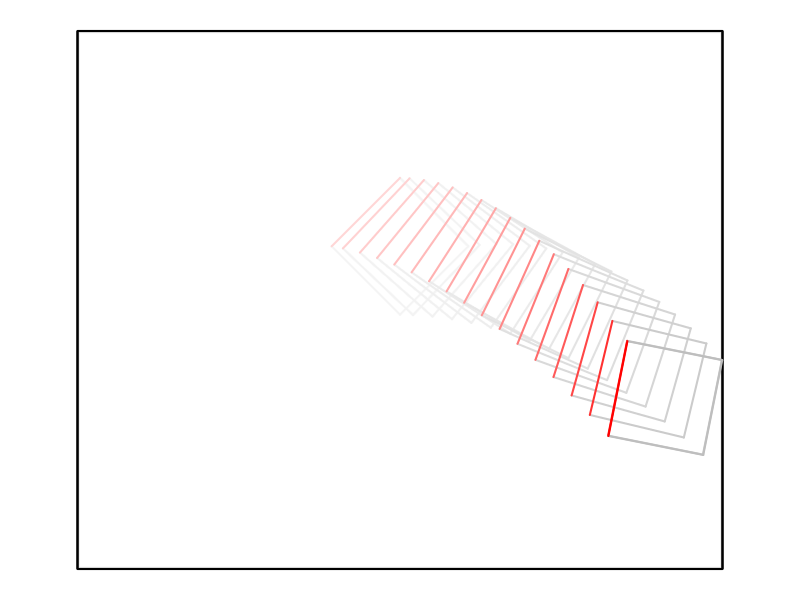
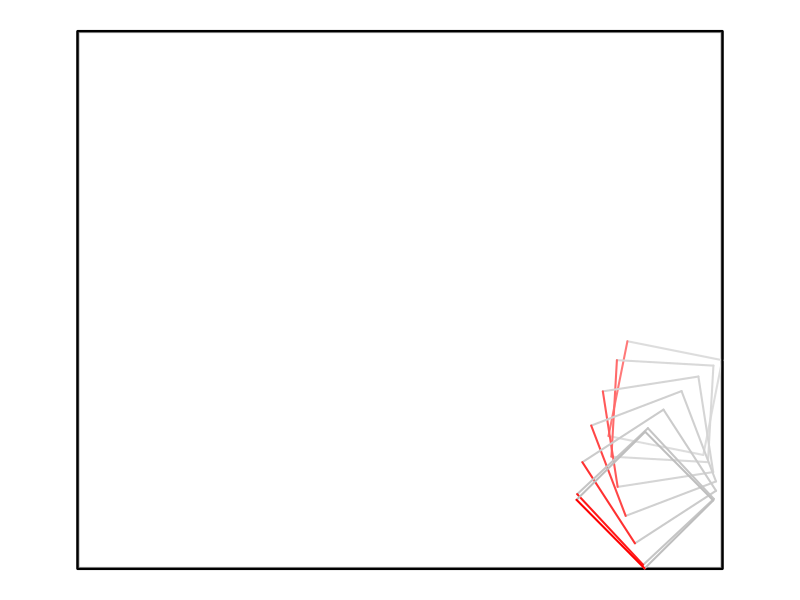
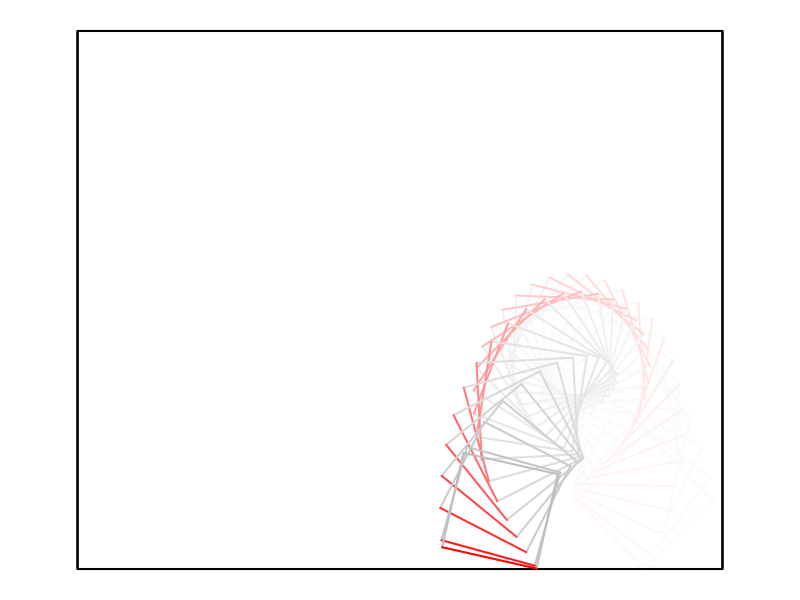
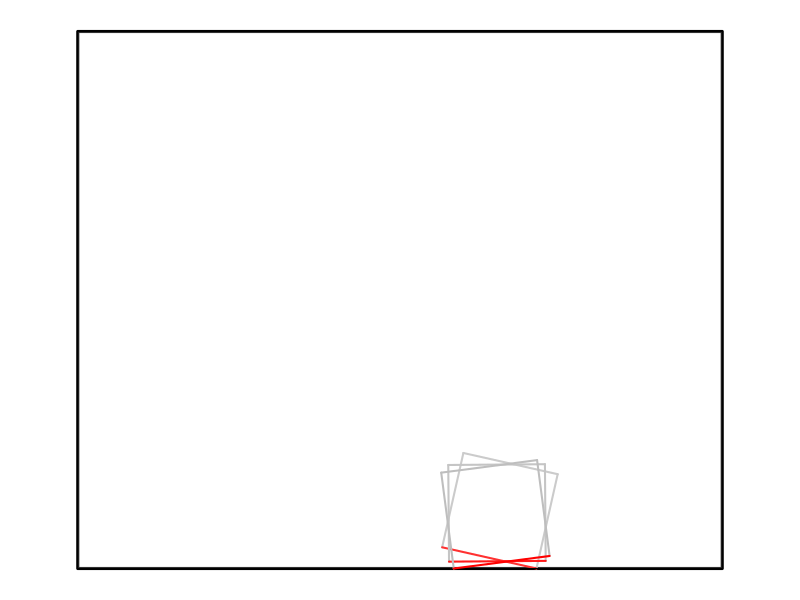
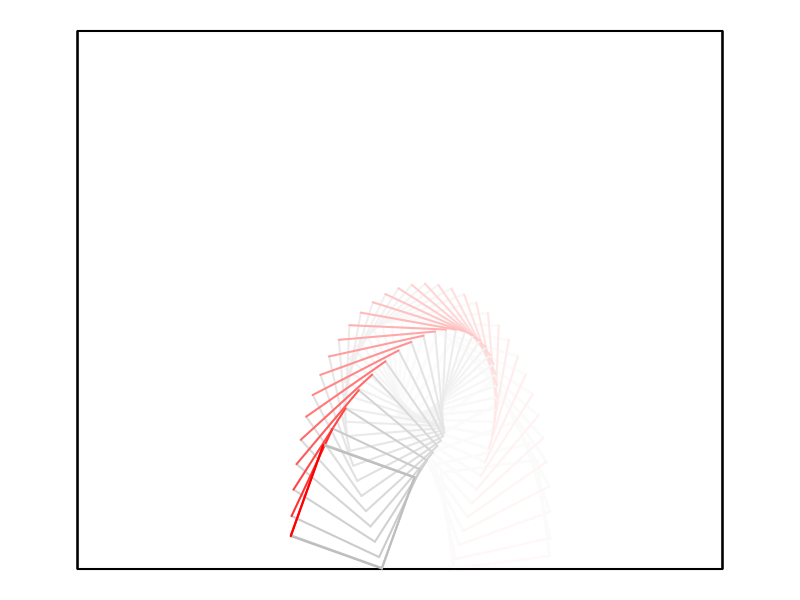
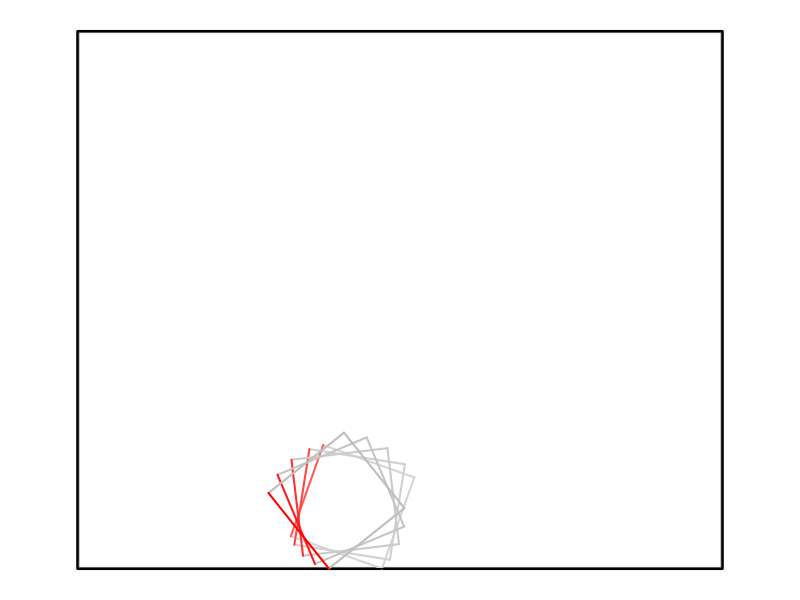
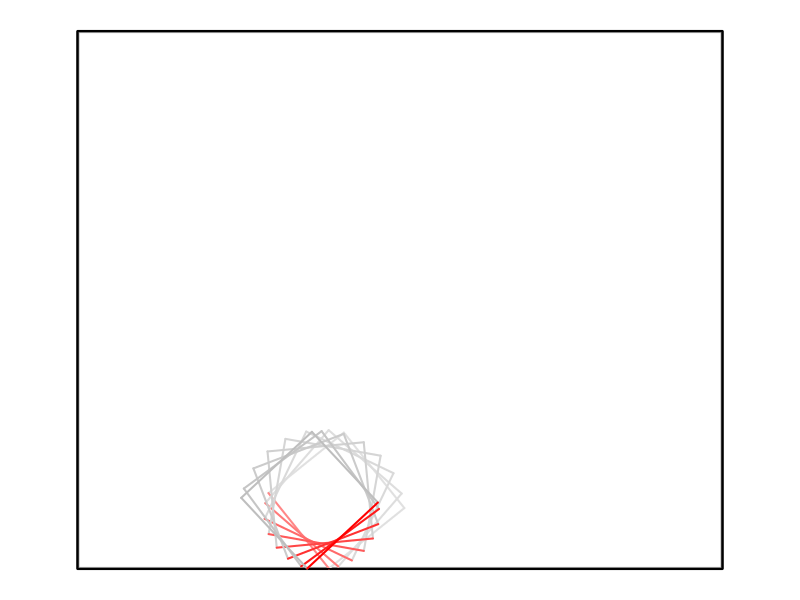
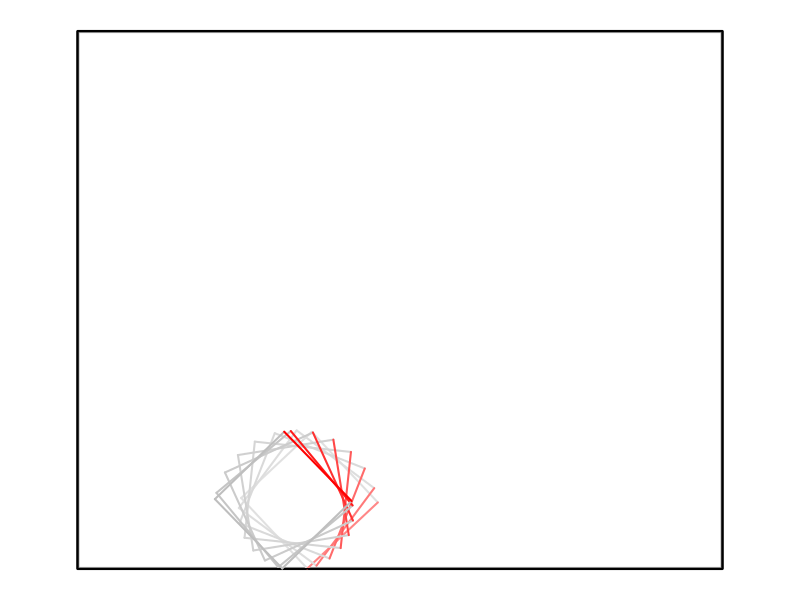

These figures' R source, in order: (Note: a time limit stopped this script after it produced the figures.)
library(pracma)

###
# Utility functions
###

zattach <- function (ll) 
{
  for (i in 1:length(ll)) {
    assign(names(ll)[i], ll[[i]], envir = globalenv())
  }
}

do.call2 <- function (f, ll, ...) 
{
  dots <- eval(substitute(alist(...)))
  ll <- modifyList(ll, dots)
  do.call(f, ll)
}

###
#  Code
###

rmat <- function(theta) {
  matrix(c(cos(theta), -sin(theta), sin(theta), cos(theta)), 2, 2)
}

draw_dice <- function(xl, yl, dice_pos, dice_angle, add = FALSE, ...) {
  if (!add) {
    plot(NA, NA, xlim = xl, ylim = yl, ann = FALSE, axes = FALSE, asp = 1)
    #abline(yl[1],0, lwd = 2)
    #abline(yl[2],0, lwd = 2)
    #abline(v = xl[1], lwd = 2)
    #abline(v = xl[2], lwd = 2)
    polygon(xl[c(1,2,2,1)],yl[c(2,2,1,1)],border = "black",col = "white", lwd = 3)
  }
  dcoors <- dice_verts %*% rmat(dice_angle) + repmat(dice_pos, 4, 1)
  lines(dcoors[2:3, ], col = "grey", lwd = 2)
  lines(dcoors[3:4, ], col = "grey", lwd = 2)
  lines(dcoors[c(4, 1), ], col = "grey", lwd = 2)
  ## the first edge of the dice is red
  lines(dcoors[1:2, ], col = "red", lwd = 2)
}

apply_uncons <- function(gcons, dice_pos, dice_angle, dice_v, dice_omega, drag_f, eps, tt, ...) {
  #dcoors <- dice_verts %*% rmat(dice_angle) + repmat(dice_pos, 4, 1)
  dice_v[2] <- dice_v[2] - eps * gcons
  dice_angle <- dice_angle + eps * dice_omega
  dice_pos <- dice_pos + eps * dice_v
  dice_v <- dice_v * (1 - eps* drag_f)
  dice_omega <- dice_omega * (1- eps*drag_f)
  tt <- tt + eps
  list(dice_pos = dice_pos, dice_angle = dice_angle, dice_v = dice_v, dice_omega = dice_omega,
       tt = tt)
}

apply_wall <- function(xl, yl, dice_pos, dice_angle, dice_v, dice_omega, dice_mass,
                       dice_inertia, newton_e, ...) {
  ## compute the coordinates
  dcoors <- dice_verts %*% rmat(dice_angle) + repmat(dice_pos, 4, 1)
  dcoors0 <- dice_verts %*% rmat(dice_angle) 
  dcoors_perp <- cbind(-dcoors0[, 2], dcoors0[, 1])
  ## vertex velocities
  vvs <- repmat(dice_v, 4, 1) + dcoors_perp * dice_omega
  ## normals
  normal_vs <- list(x1 = c(1, 0), x2 = c(-1, 0), y1 = c(0, 1), y2 = c(0, -1))
  ## hit checks
  hitX1 <- dcoors[, 1] < xl[1] & (vvs %*% normal_vs$x1) < 0
  hitX2 <- dcoors[, 1] > xl[2] & (vvs %*% normal_vs$x2) < 0
  hitY1 <- dcoors[, 2] < yl[1] & (vvs %*% normal_vs$y1) < 0
  hitY2 <- dcoors[, 2] > yl[2] & (vvs %*% normal_vs$y2) < 0
  hitlist <- list(x1 = hitX1, x2 = hitX2, y1 = hitY1, y2 = hitY2)
  # i <- 3
  for (i in sample(4)) {
    normal_v <- normal_vs[[i]]
    if (sum(hitlist[[i]]) > 0) {
      ind <- which(hitlist[[i]])[sample(sum(hitlist[[i]]), 1)]
      r <- dcoors0[ind, ]
      rperp <- c(-r[2], r[1])
      vp <- vvs[ind, ]
      j <- compute_j(newton_e, normal_v, vp, r, dice_mass, dice_inertia)
      dice_v <- dice_v + j/dice_mass * normal_v
      dice_omega <- dice_omega + j/dice_inertia * sum(rperp * normal_v)
    }
  }
  list(dice_pos = dice_pos, dice_angle = dice_angle, dice_v = dice_v, dice_omega = dice_omega)
}

project_back <- function(xl, yl, dice_pos, dice_angle, ...) {
  dcoors <- dice_verts %*% rmat(dice_angle) + repmat(dice_pos, 4, 1)
  if (min(dcoors[, 1]) < xl[1]) dice_pos[1] <- dice_pos[1] + (xl[1] - min(dcoors[, 1]))
  if (max(dcoors[, 1]) > xl[2]) dice_pos[1] <- dice_pos[1] + (xl[2] - max(dcoors[, 1]))
  if (min(dcoors[, 2]) < yl[1]) dice_pos[2] <- dice_pos[2] + (yl[1] - min(dcoors[, 2]))
  if (max(dcoors[, 2]) > yl[2]) dice_pos[2] <- dice_pos[2] + (yl[2] - max(dcoors[, 2]))
  list(dice_pos = dice_pos, dice_angle = dice_angle)
}

compute_j <- function(newton_e, normal_v, v, r, Ma, Ia) {
  rperp <- c(-r[2], r[1])
  -(1 + newton_e) * sum(v * normal_v)/(1/Ma + sum(rperp * normal_v)^2/Ia)
}

simulate_dice <- function(xl, yl, gcons, drag_f, dice_pos, dice_angle,
                          dice_v, dice_omega, dice_mass, dice_inertia,
                          newton_e, eps, framerate, ...) {
  tt <- 0
  params <- list(xl = xl, yl = yl, gcons = gcons, drag_f = drag_f, 
                 dice_pos = dice_pos, dice_angle = dice_angle,
                 dice_v = dice_v, dice_omega = dice_omega,
                 dice_mass = dice_mass, dice_inertia = dice_inertia,
                 newton_e = newton_e, eps = eps, framerate = framerate)
}

get_energy <- function(gcons, dice_pos, dice_angle,
                        dice_v, dice_omega, dice_mass, ...) {
  gpot <- gcons * dice_mass * dice_pos[2]
  dcoors <- dice_verts %*% rmat(dice_angle) + repmat(dice_pos, 4, 1)
  dcoors0 <- dice_verts %*% rmat(dice_angle) 
  dcoors_perp <- cbind(-dcoors0[, 2], dcoors0[, 1])
  vvs <- repmat(dice_v, 4, 1) + dcoors_perp * dice_omega
  kinet <- 1/2 * sum(rowSums(vvs^2) * dice_mass/4)
  gpot + kinet
}

get_dcoords <- function(dice_pos, dice_angle, ...) {
  dice_verts %*% rmat(dice_angle) + repmat(dice_pos, 4, 1)
}

get_hitlist0 <- function(xl, yl,  dice_pos, dice_angle,  ...) {
  dcoors <- dice_verts %*% rmat(dice_angle) + repmat(dice_pos, 4, 1)
  hitX1 <- dcoors[, 1] < xl[1]
  hitX2 <- dcoors[, 1] > xl[2]
  hitY1 <- dcoors[, 2] < yl[1]
  hitY2 <- dcoors[, 2] > yl[2]
  cbind(x1 = hitX1, x2 = hitX2, y1 = hitY1, y2 = hitY2)
}

get_vvs <- function(dice_pos = .GlobalEnv[["dice_pos"]],
                    dice_angle = .GlobalEnv[["dice_angle"]],
                    dice_v = .GlobalEnv[["dice_v"]],
                    dice_omega = .GlobalEnv[["dice_omega"]],
                    ...) {
  ## compute the coordinates
  dcoors <- dice_verts %*% rmat(dice_angle) + repmat(dice_pos, 4, 1)
  dcoors0 <- dice_verts %*% rmat(dice_angle) 
  dcoors_perp <- cbind(-dcoors0[, 2], dcoors0[, 1])
  ## vertex velocities
  repmat(dice_v, 4, 1) + dcoors_perp * dice_omega
}

find_collision_time <- function(eps = 0.05, eps_power = 10,
                                xl, yl, gcons, drag_f, newton_e, dice_mass, dice_inertia,
                                tt, dice_pos, dice_angle, dice_v, dice_omega, ...
) {
  eps0 <- eps
  params <- list(xl = xl, yl = yl, gcons = gcons, drag_f = drag_f, newton_e = newton_e,
                 dice_mass = dice_mass, dice_inertia = dice_inertia,
                 tt = tt, dice_pos = dice_pos, dice_angle = dice_angle, 
                 dice_v = dice_v, dice_omega = dice_omega, eps = eps)
  ft <- TRUE
  count <- 1
  for (i in 1:eps_power) {
    eps <- eps/2
    h0 <- do.call(get_hitlist0, params)
    while(sum(h0) == 0) {
      params$eps <- eps
      update <- do.call2(apply_uncons, params)
      h0 <- do.call(get_hitlist0, modifyList(params, update))
      if (sum(h0) == 0) {
        params <- modifyList(params, update)
        count <- count + 1
        if (count %% 3 == 0) {
          params$add = TRUE
          polygon(c(-3, 3, 3, -3), c(5, 5, 0, 0), col = rgb(1,1,1,0.1),
                  border = "black")
          do.call(draw_dice, params)
          params$add = FALSE
          
        }
        
        if (!ft) { 
          Sys.sleep(0.2)
        } else {
          ft <- FALSE
        }
      }
    }
  }
  params <- modifyList(params, update)
  update <- do.call2(apply_wall, params)
  params <- modifyList(params, update)
  ## run until noncollision
  eps <- eps/16
  (h0 <- do.call(get_hitlist0, modifyList(params, update)))
  counter <- 0
  CMAX <- 1000
  while(sum(h0) > 0 && counter < CMAX) {
    counter <- counter + 1
    params$eps <- eps
    update <- do.call2(apply_uncons, params)
    (h0 <- do.call(get_hitlist0, modifyList(params, update)))
    params <- modifyList(params, update)
    do.call(get_dcoords, params)
    do.call(get_vvs, params)
  }
  if (counter == CMAX) params$terminal = TRUE
  params$eps <- eps0
  params
}

####
##  DEMO
####
par(mar = c(0.5,0.5,0.5,0.5))
## simulation step size
eps0 <- 0.05
eps_power <- 10
## hack to fix simulation
# collision_thres <- 0.1

## gravity
gcons <- 2
## newton e const
newton_e <- 0.8
## air_res effect
drag_f <- 0

## size of box
xl <- c(-3, 3)
yl <- c(0, 5)

## size of dice
dice_sz <- 0.9
## coords of dice relative to center of mass
dice_verts <- dice_sz * 
  rbind(c(-.5, .5),
        c(.5, .5),
        c(.5, -.5),
        c(-.5, -.5))
## mass of the dice
dice_mass <- 4
## moment of inertia
dice_inertia <- dice_mass/4 * sum(rowSums(dice_verts^2))

## initial position of dice
dice_pos <- c(0, 3)
dice_angle <- pi/4

## initial velocity of dice
dice_v <- c(2.1, 0) # 2, 2.01, 2.1
dice_omega <- 0.5

## time variable
tt <- 0

## graphical params
framerate <- 0.1

# list of params for copy/paste
# xl, yl, gcons, drag_f, newton_e, dice_mass, dice_inertia,
# tt, dice_pos, dice_angle, dice_v, dice_omega, 

## put everything into a list
params0 <- list(xl = xl, yl = yl, gcons = gcons, drag_f = drag_f, 
               dice_pos = dice_pos, dice_angle = dice_angle,
               dice_v = dice_v, dice_omega = dice_omega,
               dice_mass = dice_mass, dice_inertia = dice_inertia,
               newton_e = newton_e, eps0 = eps0, framerate = framerate, 
               eps = eps0, eps_power = eps_power, tt = tt)

####
##  Initialize
####

params <- params0
do.call(get_energy, params)
do.call(draw_dice, params)

####
##  Find collision time
####

## check energy before collision


## find collision and apply wall
while(is.null(params[["terminal"]])) {
  oldparams <- params
  update <- do.call2(find_collision_time, params)
  params <- modifyList(params, update)
  update <- do.call2(apply_wall, params)
  params <- modifyList(params, update)
  en <- do.call(get_energy, params)
  do.call(draw_dice, params); #title("post-collision", sub = en)
  print(params$tt - oldparams$tt)
}
params[["terminal"]]
do.call(get_dcoords, params)
do.call(get_hitlist0, params)
do.call(get_vvs, params)


# params <- oldparams
# zattach(params)

# saveRDS(params, "physics/testcase.rds")
# params <- readRDS("physics/testcase.rds")
# params$eps <- 1e-7
# update <- do.call(apply_uncons, params)
# 
# params <- modifyList(params, update)
# update <- do.call(apply_uncons, params)
# do.call(get_dcoords, update)
# do.call(get_vvs, update)
